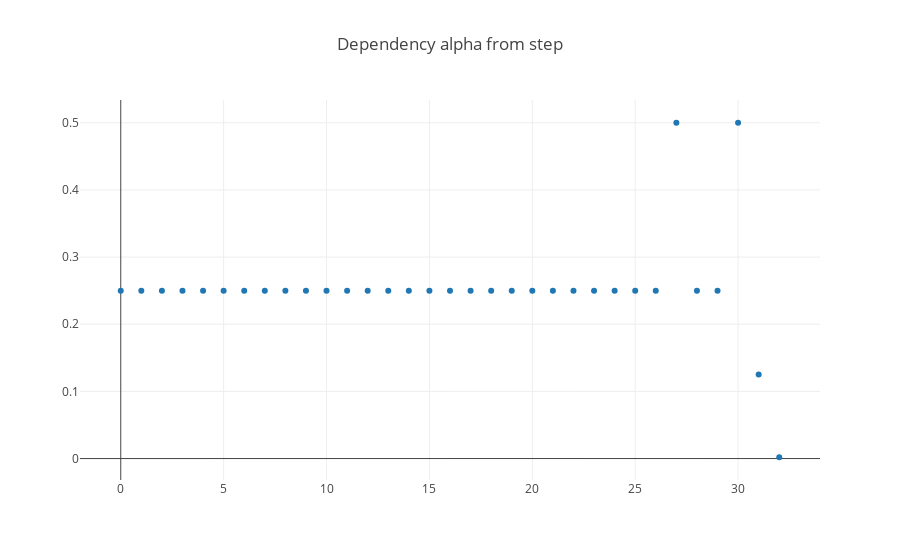

Source (notebook cell):
### Code cell
from plotly.offline import download_plotlyjs, init_notebook_mode, plot, iplot
import plotly
import plotly.graph_objs as go
init_notebook_mode(connected=True)

alphas = grad_descent_dividing(visualize=True)
x = np.arange(len(alphas))
trace = go.Scatter(x=x, y=alphas, mode = 'markers')   
layout = {'title': f"Dependency alpha from step"}
iplot(go.Figure(data=[trace], layout=layout), show_link=True)

### Figure 1 — Plotly figure (JSON) as saved in the notebook; plotly's stock layout.template omitted (floating-point values rounded to 4 significant figures)
{"data": [{"mode": "markers", "type": "scatter", "x": [0, 1, 2, 3, 4, 5, 6, 7, 8, 9, 10, 11, 12, 13, 14, 15, 16, 17, 18, 19, 20, 21, 22, 23, 24, 25, 26, 27, 28, 29, 30, 31, 32], "y": [0.25, 0.25, 0.25, 0.25, 0.25, 0.25, 0.25, 0.25, 0.25, 0.25, 0.25, 0.25, 0.25, 0.25, 0.25, 0.25, 0.25, 0.25, 0.25, 0.25, 0.25, 0.25, 0.25, 0.25, 0.25, 0.25, 0.25, 0.5, 0.25, 0.25, 0.5, 0.125, 0.001953]}], "layout": {"title": "Dependency alpha from step"}}
